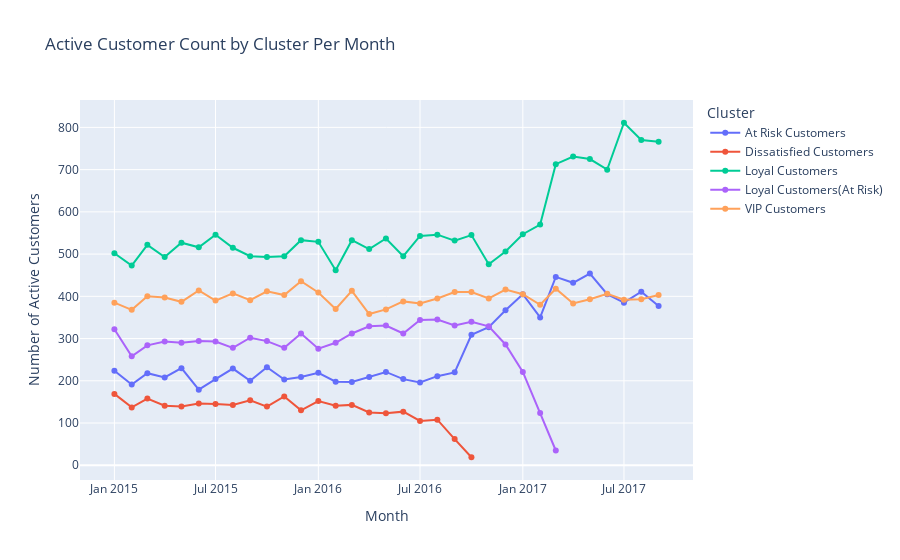

Here is the notebook cell this chart was saved with:
### Markdown cell above
### 실제 활동 군집별 고객 수

### Code cell
# 월별로 그룹화하고 클러스터별로 고객 수 계산
active_customers_per_month = df.groupby([df['order date (DateOrders)'].dt.to_period('M'), 'Cluster'])['Customer Id'].nunique().reset_index()

# Period 객체를 YYYY-MM 형식의 문자열로 변환
active_customers_per_month['order date (DateOrders)'] = active_customers_per_month['order date (DateOrders)'].dt.strftime('%Y-%m')

# 2017년 10월 데이터 제외
active_customers_per_month = active_customers_per_month[active_customers_per_month['order date (DateOrders)'] != '2017-10']

# 그래프 객체 생성
fig = go.Figure()

# 활동 고객 수 데이터 추가 (선 그래프)
for cluster in active_customers_per_month['Cluster'].unique():
    cluster_data = active_customers_per_month[active_customers_per_month['Cluster'] == cluster]
    fig.add_trace(go.Scatter(
        x=cluster_data['order date (DateOrders)'],
        y=cluster_data['Customer Id'],
        mode='lines+markers',
        name=f'{cluster}'
    ))

# 레이아웃 설정
fig.update_layout(
    title='Active Customer Count by Cluster Per Month',
    xaxis_title='Month',
    yaxis_title='Number of Active Customers',
    legend_title='Cluster'
)

# 그래프 표시
fig.show()

### Figure 1 — Plotly figure (JSON) as saved in the notebook; plotly's stock layout.template omitted (floating-point values rounded to 4 significant figures)
{"data": [{"mode": "lines+markers", "name": "At Risk Customers", "type": "scatter", "x": ["2015-01", "2015-02", "2015-03", "2015-04", "2015-05", "2015-06", "2015-07", "2015-08", "2015-09", "2015-10", "2015-11", "2015-12", "2016-01", "2016-02", "2016-03", "2016-04", "2016-05", "2016-06", "2016-07", "2016-08", "2016-09", "2016-10", "2016-11", "2016-12", "2017-01", "2017-02", "2017-03", "2017-04", "2017-05", "2017-06", "2017-07", "2017-08", "2017-09"], "y": [224, 191, 218, 208, 230, 179, 204, 229, 200, 232, 203, 209, 219, 198, 197, 209, 221, 204, 196, 211, 220, 309, 327, 367, 405, 350, 446, 432, 454, 405, 385, 411, 377]}, {"mode": "lines+markers", "name": "Dissatisfied Customers", "type": "scatter", "x": ["2015-01", "2015-02", "2015-03", "2015-04", "2015-05", "2015-06", "2015-07", "2015-08", "2015-09", "2015-10", "2015-11", "2015-12", "2016-01", "2016-02", "2016-03", "2016-04", "2016-05", "2016-06", "2016-07", "2016-08", "2016-09", "2016-10"], "y": [169, 137, 158, 141, 139, 146, 145, 143, 154, 139, 163, 130, 152, 141, 143, 125, 123, 127, 105, 108, 62, 19]}, {"mode": "lines+markers", "name": "Loyal Customers", "type": "scatter", "x": ["2015-01", "2015-02", "2015-03", "2015-04", "2015-05", "2015-06", "2015-07", "2015-08", "2015-09", "2015-10", "2015-11", "2015-12", "2016-01", "2016-02", "2016-03", "2016-04", "2016-05", "2016-06", "2016-07", "2016-08", "2016-09", "2016-10", "2016-11", "2016-12", "2017-01", "2017-02", "2017-03", "2017-04", "2017-05", "2017-06", "2017-07", "2017-08", "2017-09"], "y": [502, 473, 522, 493, 527, 516, 546, 515, 495, 493, 495, 533, 529, 462, 533, 512, 537, 495, 543, 546, 532, 545, 476, 506, 547, 570, 713, 731, 725, 700, 811, 770, 766]}, {"mode": "lines+markers", "name": "Loyal Customers(At Risk)", "type": "scatter", "x": ["2015-01", "2015-02", "2015-03", "2015-04", "2015-05", "2015-06", "2015-07", "2015-08", "2015-09", "2015-10", "2015-11", "2015-12", "2016-01", "2016-02", "2016-03", "2016-04", "2016-05", "2016-06", "2016-07", "2016-08", "2016-09", "2016-10", "2016-11", "2016-12", "2017-01", "2017-02", "2017-03"], "y": [322, 258, 284, 293, 290, 294, 293, 278, 302, 294, 278, 312, 276, 290, 312, 329, 331, 312, 344, 345, 331, 340, 329, 286, 221, 124, 35]}, {"mode": "lines+markers", "name": "VIP Customers", "type": "scatter", "x": ["2015-01", "2015-02", "2015-03", "2015-04", "2015-05", "2015-06", "2015-07", "2015-08", "2015-09", "2015-10", "2015-11", "2015-12", "2016-01", "2016-02", "2016-03", "2016-04", "2016-05", "2016-06", "2016-07", "2016-08", "2016-09", "2016-10", "2016-11", "2016-12", "2017-01", "2017-02", "2017-03", "2017-04", "2017-05", "2017-06", "2017-07", "2017-08", "2017-09"], "y": [385, 368, 400, 397, 387, 414, 390, 407, 391, 412, 403, 436, 409, 370, 413, 358, 369, 388, 383, 395, 410, 410, 395, 416, 405, 380, 418, 383, 393, 406, 392, 393, 403]}], "layout": {"legend": {"title": {"text": "Cluster"}}, "title": {"text": "Active Customer Count by Cluster Per Month"}, "xaxis": {"title": {"text": "Month"}}, "yaxis": {"title": {"text": "Number of Active Customers"}}}}
